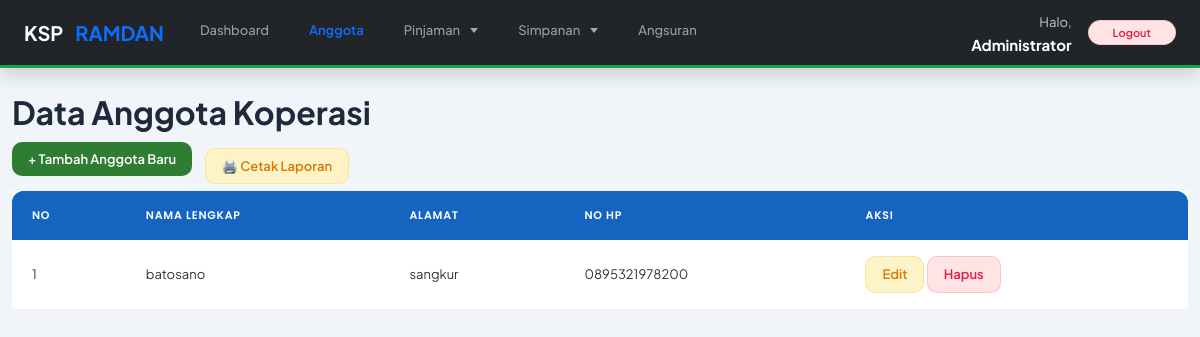
The app's page /data_anggota.php (signed in) with its own data.
### tables this page shows
CREATE TABLE `tb_anggota_ramdan` (
  `id_anggota` int(11) NOT NULL,
  `nama` varchar(100) NOT NULL,
  `alamat` text DEFAULT NULL,
  `no_hp` varchar(20) DEFAULT NULL,
  `tanggal_daftar` date NOT NULL
);

### data_anggota.php (the view, shortened to what this page needs)
<!DOCTYPE html>
<html>
<?php
include 'koneksi.php';
$query = mysqli_query($koneksi, "SELECT * FROM tb_anggota_ramdan ORDER BY id_anggota DESC");
include 'header.php';
?>
    <h2>Data Anggota Koperasi</h2>
    <a href="tambah_anggota.php" class="btn" style="margin-bottom: 15px;">+ Tambah Anggota Baru</a>
    <a href="cetak_anggota.php" target="_blank" class="btn btn-warning" style="margin-left: 10px;">🖨️ Cetak Laporan</a>
    <table>
        <thead>
            <tr>
                <th>No</th>
                <th>Nama Lengkap</th>
                <th>Alamat</th>
                <th>No HP</th>
                <th>Aksi</th>
            </tr>
        </thead>
        <tbody>
            <?php
            $no = 1;
            while($data = mysqli_fetch_assoc($query)) {
            ?>
            <tr>
                <td><?php echo $no++; ?></td>
                <td><?php echo $data['nama']; ?></td>
                <td><?php echo $data['alamat']; ?></td>
                <td><?php echo $data['no_hp']; ?></td>
                <td>
                    <a href="edit_anggota.php?id=<?php echo $data['id_anggota']; ?>" class="btn btn-warning">Edit</a>
                    <a href="hapus_anggota.php?id=<?php echo $data['id_anggota']; ?>" class="btn btn-danger" onclick="return confirm('Yakin ingin menghapus data ini?')">Hapus</a>
                </td>
            </tr>
            <?php } ?>
        </tbody>
    </table>
</div>
</body>
</html>

### style.css (style rules this page uses)
:root { --green-900: #1b5e20; --green-800: #2e7d32; --green-700: #388e3c; --green-600: #43a047; --green-100: #e8f5e9; --green-50: #f1f8e9; --gold: #f9a825; --gold-light: #fff8e1; --red: #c62828; --red-light: #ffebee; --blue: #1565c0; --blue-light: #e3f2fd; --white: #ffffff; --gray-50: #f8fafc; --gray-100: #f1f5f9; --gray-200: #e2e8f0; --gray-300: #cbd5e1; --gray-400: #94a3b8; --gray-500: #64748b; --gray-600: #475569; --gray-700: #334155; --gray-800: #1e293b; --gray-900: #0f172a; --font-body: 'Poppins', sans-serif; --font-display: 'DM Serif Display', serif; --text-xs: 0.75rem; --text-sm: 0.875rem; --text-base: 1rem; --text-lg: 1.125rem; --text-xl: 1.25rem; --text-2xl: 1.5rem; --text-3xl: 1.875rem; --text-4xl: 2.25rem; --space-1: 0.25rem; --space-2: 0.5rem; --space-3: 0.75rem; --space-4: 1rem; --space-5: 1.25rem; --space-6: 1.5rem; --space-8: 2rem; --space-10: 2.5rem; --space-12: 3rem; --space-16: 4rem; --radius-sm: 4px; --radius-md: 8px; --radius-lg: 12px; --radius-xl: 16px; --radius-2xl: 24px; --radius-full: 9999px; --shadow-xs: 0 1px 2px rgba(0,0,0,0.05); --shadow-sm: 0 2px 8px rgba(0,0,0,0.08); --shadow-md: 0 4px 16px rgba(0,0,0,0.10); --shadow-lg: 0 8px 32px rgba(0,0,0,0.12); --shadow-xl: 0 16px 48px rgba(0,0,0,0.15); --transition-fast: all 0.15s ease; --transition-normal: all 0.25s ease; --transition-slow: all 0.4s ease; --navbar-height: 68px; --sidebar-width: 260px; }
*, *::before, *::after { box-sizing: border-box; margin: 0; padding: 0; }
html { font-size: 16px; scroll-behavior: smooth; -webkit-text-size-adjust: 100%; }
body { font-family: var(--font-body); font-size: var(--text-base); color: var(--gray-800); background-color: var(--gray-50); line-height: 1.6; min-height: 100vh; -webkit-font-smoothing: antialiased; -moz-osx-font-smoothing: grayscale; }
a { text-decoration: none; color: inherit; transition: var(--transition-fast); }
h1, h2, h3, h4, h5, h6 { line-height: 1.3; font-weight: 600; color: var(--gray-900); }
table { width: 100%; border-collapse: collapse; background: var(--white); font-size: var(--text-sm); }
table thead tr { background: linear-gradient(135deg, var(--green-800), var(--green-700)); }
table thead th { padding: var(--space-4) var(--space-5); text-align: left; font-size: var(--text-xs); font-weight: 600; color: var(--white); text-transform: uppercase; letter-spacing: 0.07em; white-space: nowrap; border: none; }
table thead th:first-child { border-radius: var(--radius-lg) 0 0 0; }
table thead th:last-child { border-radius: 0 var(--radius-lg) 0 0; }
table tbody tr { border-bottom: 1px solid var(--gray-100); transition: var(--transition-fast); }
table tbody tr:last-child { border-bottom: none; }
table tbody td { padding: var(--space-4) var(--space-5); color: var(--gray-700); vertical-align: middle; white-space: nowrap; }
.btn { display: inline-flex; align-items: center; justify-content: center; gap: var(--space-2); padding: var(--space-3) var(--space-5); border-radius: var(--radius-md); font-family: var(--font-body); font-size: var(--text-sm); font-weight: 600; line-height: 1; border: none; cursor: pointer; text-decoration: none; white-space: nowrap; transition: var(--transition-normal); position: relative; overflow: hidden; user-select: none; }
.btn::after { content: ''; position: absolute; inset: 0; background: rgba(255,255,255,0); transition: background 0.2s ease; }
.btn-danger { background-color: var(--red-light); color: var(--red); border: 1px solid rgba(198,40,40,0.2); }
.btn-warning { background-color: var(--gold-light); color: #7c5a00; border: 1px solid rgba(249,168,37,0.3); }
.btn { display: inline-flex; align-items: center; gap: var(--space-2); padding: var(--space-2) var(--space-4); text-decoration: none; border-radius: var(--radius-md); border: none; font-size: var(--text-sm); font-weight: 600; cursor: pointer; transition: var(--transition-normal); color: var(--white); background-color: var(--green-800); }
.btn-warning { background-color: var(--gold); color: var(--gray-900); }
.btn-danger { background-color: var(--red); color: var(--white); }

### records on screen
tb_anggota_ramdan: nama "batosano", alamat "sangkur", no_hp "0895321978200"

### other values on screen
$_SESSION['nama'] "Administrator"
